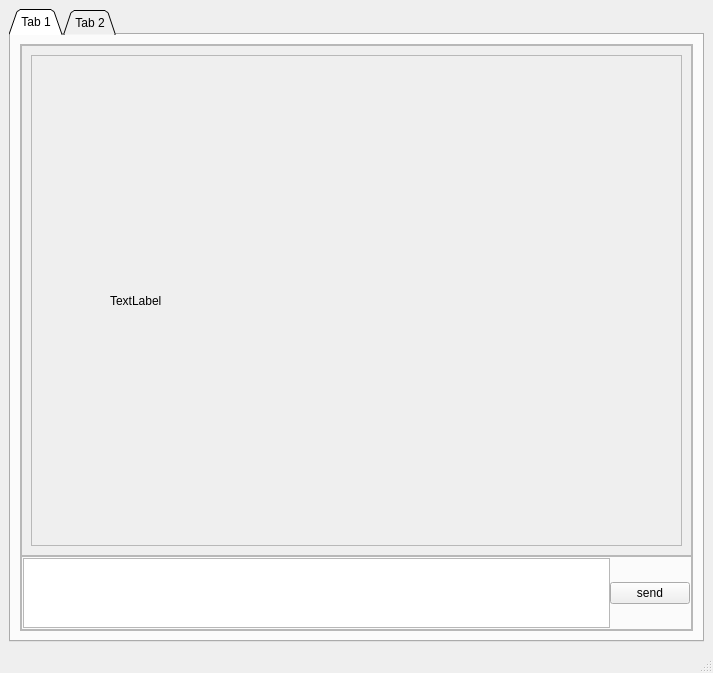
<?xml version="1.0" encoding="UTF-8"?>
<ui version="4.0">
 <class>MainWindow</class>
 <widget class="QMainWindow" name="MainWindow">
  <property name="geometry">
   <rect>
    <x>0</x>
    <y>0</y>
    <width>713</width>
    <height>673</height>
   </rect>
  </property>
  <property name="windowTitle">
   <string>MainWindow</string>
  </property>
  <widget class="QWidget" name="centralwidget">
   <layout class="QVBoxLayout" name="verticalLayout_7">
    <item>
     <layout class="QVBoxLayout" name="verticalLayout">
      <item>
       <widget class="QTabWidget" name="tabWidget">
        <property name="tabPosition">
         <enum>QTabWidget::North</enum>
        </property>
        <property name="tabShape">
         <enum>QTabWidget::Triangular</enum>
        </property>
        <property name="currentIndex">
         <number>0</number>
        </property>
        <property name="elideMode">
         <enum>Qt::ElideNone</enum>
        </property>
        <widget class="QWidget" name="tab">
         <attribute name="title">
          <string>Tab 1</string>
         </attribute>
         <layout class="QVBoxLayout" name="verticalLayout_8">
          <item>
           <widget class="QFrame" name="frame">
            <property name="frameShape">
             <enum>QFrame::StyledPanel</enum>
            </property>
            <property name="frameShadow">
             <enum>QFrame::Raised</enum>
            </property>
            <layout class="QVBoxLayout" name="verticalLayout_5" stretch="100,1">
             <property name="spacing">
              <number>0</number>
             </property>
             <property name="sizeConstraint">
              <enum>QLayout::SetDefaultConstraint</enum>
             </property>
             <property name="leftMargin">
              <number>0</number>
             </property>
             <property name="topMargin">
              <number>0</number>
             </property>
             <property name="rightMargin">
              <number>0</number>
             </property>
             <property name="bottomMargin">
              <number>0</number>
             </property>
             <item>
              <widget class="QScrollArea" name="scrollArea">
               <property name="widgetResizable">
                <bool>true</bool>
               </property>
               <widget class="QWidget" name="scrollAreaWidgetContents">
                <property name="geometry">
                 <rect>
                  <x>0</x>
                  <y>0</y>
                  <width>657</width>
                  <height>459</height>
                 </rect>
                </property>
                <layout class="QVBoxLayout" name="verticalLayout_6">
                 <item>
                  <widget class="QFrame" name="frame_6">
                   <property name="frameShape">
                    <enum>QFrame::StyledPanel</enum>
                   </property>
                   <property name="frameShadow">
                    <enum>QFrame::Raised</enum>
                   </property>
                   <layout class="QHBoxLayout" name="horizontalLayout_4" stretch="1,9">
                    <item>
                     <widget class="QLabel" name="label_3">
                      <property name="frameShape">
                       <enum>QFrame::NoFrame</enum>
                      </property>
                      <property name="frameShadow">
                       <enum>QFrame::Plain</enum>
                      </property>
                      <property name="text">
                       <string/>
                      </property>
                      <property name="pixmap">
                       <pixmap resource="res.qrc">:/icon/res/amethyst_shard.png</pixmap>
                      </property>
                      <property name="scaledContents">
                       <bool>true</bool>
                      </property>
                      <property name="wordWrap">
                       <bool>false</bool>
                      </property>
                      <property name="openExternalLinks">
                       <bool>false</bool>
                      </property>
                     </widget>
                    </item>
                    <item>
                     <widget class="QLabel" name="label_4">
                      <property name="text">
                       <string>TextLabel</string>
                      </property>
                     </widget>
                    </item>
                   </layout>
                  </widget>
                 </item>
                </layout>
               </widget>
              </widget>
             </item>
             <item>
              <widget class="QFrame" name="frame_2">
               <property name="frameShape">
                <enum>QFrame::StyledPanel</enum>
               </property>
               <property name="frameShadow">
                <enum>QFrame::Raised</enum>
               </property>
               <property name="lineWidth">
                <number>1</number>
               </property>
               <layout class="QHBoxLayout" name="horizontalLayout_2" stretch="0,0">
                <property name="spacing">
                 <number>0</number>
                </property>
                <property name="sizeConstraint">
                 <enum>QLayout::SetDefaultConstraint</enum>
                </property>
                <property name="leftMargin">
                 <number>1</number>
                </property>
                <property name="topMargin">
                 <number>1</number>
                </property>
                <property name="rightMargin">
                 <number>1</number>
                </property>
                <property name="bottomMargin">
                 <number>1</number>
                </property>
                <item>
                 <widget class="QTextEdit" name="textEdit"/>
                </item>
                <item>
                 <widget class="QPushButton" name="send">
                  <property name="text">
                   <string>send</string>
                  </property>
                 </widget>
                </item>
               </layout>
              </widget>
             </item>
            </layout>
           </widget>
          </item>
         </layout>
        </widget>
        <widget class="QWidget" name="tab_2">
         <attribute name="title">
          <string>Tab 2</string>
         </attribute>
         <layout class="QVBoxLayout" name="verticalLayout_3">
          <item>
           <widget class="QFrame" name="frame_3">
            <property name="frameShape">
             <enum>QFrame::StyledPanel</enum>
            </property>
            <property name="frameShadow">
             <enum>QFrame::Raised</enum>
            </property>
            <layout class="QVBoxLayout" name="verticalLayout_4" stretch="100,1">
             <property name="spacing">
              <number>0</number>
             </property>
             <property name="sizeConstraint">
              <enum>QLayout::SetDefaultConstraint</enum>
             </property>
             <property name="leftMargin">
              <number>0</number>
             </property>
             <property name="topMargin">
              <number>0</number>
             </property>
             <property name="rightMargin">
              <number>0</number>
             </property>
             <property name="bottomMargin">
              <number>0</number>
             </property>
             <item>
              <widget class="QScrollArea" name="scrollArea_2">
               <property name="widgetResizable">
                <bool>true</bool>
               </property>
               <widget class="QWidget" name="scrollAreaWidgetContents_2">
                <property name="geometry">
                 <rect>
                  <x>0</x>
                  <y>0</y>
                  <width>657</width>
                  <height>459</height>
                 </rect>
                </property>
                <layout class="QVBoxLayout" name="verticalLayout_2">
                 <item>
                  <widget class="QFrame" name="frame_5">
                   <property name="frameShape">
                    <enum>QFrame::StyledPanel</enum>
                   </property>
                   <property name="frameShadow">
                    <enum>QFrame::Raised</enum>
                   </property>
                   <layout class="QHBoxLayout" name="horizontalLayout_3" stretch="1,9">
                    <item>
                     <widget class="QLabel" name="label_2">
                      <property name="frameShape">
                       <enum>QFrame::NoFrame</enum>
                      </property>
                      <property name="frameShadow">
                       <enum>QFrame::Plain</enum>
                      </property>
                      <property name="text">
                       <string/>
                      </property>
                      <property name="pixmap">
                       <pixmap resource="res.qrc">:/icon/res/amethyst_shard.png</pixmap>
                      </property>
                      <property name="scaledContents">
                       <bool>true</bool>
                      </property>
                      <property name="wordWrap">
                       <bool>false</bool>
                      </property>
                      <property name="openExternalLinks">
                       <bool>false</bool>
                      </property>
                     </widget>
                    </item>
                    <item>
                     <widget class="QLabel" name="label">
                      <property name="text">
                       <string>TextLabel</string>
                      </property>
                     </widget>
                    </item>
                   </layout>
                  </widget>
                 </item>
                </layout>
               </widget>
              </widget>
             </item>
             <item>
              <widget class="QFrame" name="frame_4">
               <property name="frameShape">
                <enum>QFrame::StyledPanel</enum>
               </property>
               <property name="frameShadow">
                <enum>QFrame::Raised</enum>
               </property>
               <property name="lineWidth">
                <number>1</number>
               </property>
               <layout class="QHBoxLayout" name="horizontalLayout" stretch="0,0">
                <property name="spacing">
                 <number>0</number>
                </property>
                <property name="sizeConstraint">
                 <enum>QLayout::SetDefaultConstraint</enum>
                </property>
                <property name="leftMargin">
                 <number>1</number>
                </property>
                <property name="topMargin">
                 <number>1</number>
                </property>
                <property name="rightMargin">
                 <number>1</number>
                </property>
                <property name="bottomMargin">
                 <number>1</number>
                </property>
                <item>
                 <widget class="QTextEdit" name="textEdit_2"/>
                </item>
                <item>
                 <widget class="QPushButton" name="send_2">
                  <property name="text">
                   <string>send</string>
                  </property>
                 </widget>
                </item>
               </layout>
              </widget>
             </item>
            </layout>
           </widget>
          </item>
         </layout>
        </widget>
       </widget>
      </item>
     </layout>
    </item>
   </layout>
  </widget>
  <widget class="QMenuBar" name="menubar">
   <property name="geometry">
    <rect>
     <x>0</x>
     <y>0</y>
     <width>713</width>
     <height>26</height>
    </rect>
   </property>
  </widget>
  <widget class="QStatusBar" name="statusbar"/>
 </widget>
 <resources>
  <include location="res.qrc"/>
 </resources>
 <connections/>
</ui>
